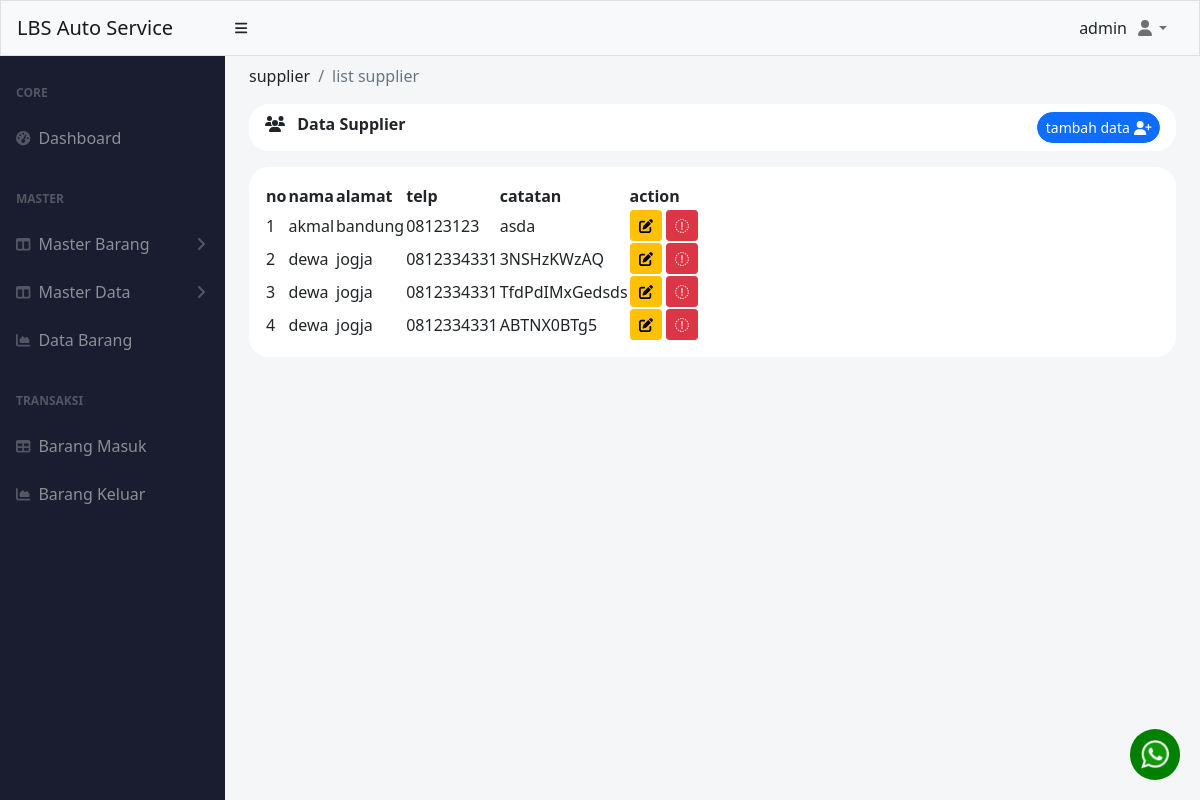
The app's page /index.php?menu=supplier (signed in) with its own data.
### tables this page shows
CREATE TABLE `supplier` (
  `id` int(11) NOT NULL,
  `nama` varchar(50) NOT NULL,
  `alamat` varchar(255) NOT NULL,
  `telp` char(20) NOT NULL,
  `catatan_supplier` varchar(255) NOT NULL
);

### pages/master_data/supplier/index.php (the view, shortened to what this page needs)
<?php
include './koneksi.php';
$query = mysqli_query($conn, "SELECT  * FROM supplier");
?>
<div class="container-fluid px-4 ">
    <ol class="breadcrumb pt-2">
        <li class="breadcrumb-item ">supplier</li>
        <li class="breadcrumb-item active">list supplier</li>
    </ol>
    <div class="mb-4">
        <div class="card-header clearfix mb-3" style="border-radius: 20px ;background-color: white; border:0px;">
            <i class="fa-solid fa-users"></i>
            <span class="ms-2 fw-bolder"> Data Supplier</span>
            <?php if ($varSession['hak_akses'] == 'admin') : ?>
                <a href="index.php?supplier=add" class="btn btn-sm btn-primary float-end rounded-pill ">
                    tambah data <i class="fa-solid fa-user-plus"></i>
                </a>
            <?php endif; ?>
        </div>
        <div class="p-3  bg-white " style="border-radius: 20px; ">
            <table id="datatablesSimple" style="border-color: white;">
                <thead class="">
                    <tr>
                        <th>no</th>
                        <th>nama</th>
                        <th>alamat</th>
                        <th>telp</th>
                        <th>catatan</th>
                        <?php if ($varSession['hak_akses'] == 'admin') : ?>
                            <th>action</th>
                        <?php endif; ?>
                    </tr>
                </thead>
                <tbody>
                    <?php
                    $i = 1;
                    while ($data = mysqli_fetch_assoc($query)) :
                    ?>
                        <tr>
                            <td><?= $i++ ?></td>
                            <td><?= $data['nama'] ?></td>
                            <td><?= $data['alamat'] ?></td>
                            <td><?= $data['telp'] ?></td>
                            <td><?= $data['catatan_supplier'] ?></td>
                            <?php if ($varSession['hak_akses'] == 'admin') : ?>
                                <td class="text-center">
                                    <a href="index.php?supplier=update&id=<?= $data['id']; ?>" class="btn btn-sm btn-warning">
                                        <i class="fa-solid fa-pen-to-square"></i>
                                    </a>
                                    <a href="index.php?supplier=delete&id=<?= $data['id']; ?>" onclick="confirmDelete(event)" class="btn btn-sm btn-danger" id="delete-alert">
                                        <i class="fa-sharp fa-solid fa-trash"></i>
                                    </a>
                                </td>
                            <?php endif; ?>
                        </tr>
                    <?php
                    endwhile;
                    ?>
                </tbody>
            </table>
        </div>
    </div>
</div>

### records on screen
supplier: nama "akmal", alamat "bandung", telp "08123123", catatan_supplier "asda"
supplier: nama "dewa", alamat "jogja", telp "0812334331", catatan_supplier "3NSHzKWzAQ"
supplier: nama "dewa", alamat "jogja", telp "0812334331", catatan_supplier "TfdPdIMxGedsds"
supplier: nama "dewa", alamat "jogja", telp "0812334331", catatan_supplier "ABTNX0BTg5"

### other values on screen
$varSession['username'] "admin"
